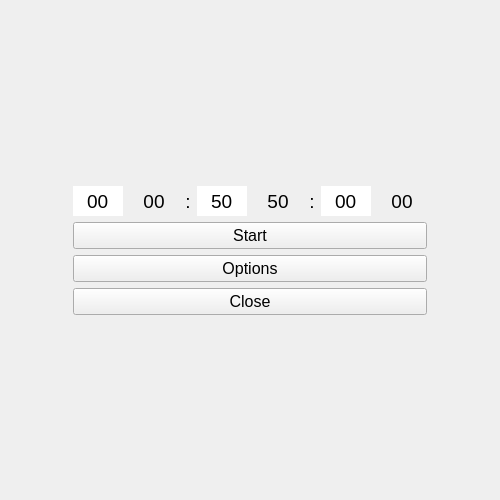
<?xml version="1.0" encoding="UTF-8"?>
<ui version="4.0">
 <class>Time_timer</class>
 <widget class="QWidget" name="Time_timer">
  <property name="geometry">
   <rect>
    <x>0</x>
    <y>0</y>
    <width>500</width>
    <height>500</height>
   </rect>
  </property>
  <property name="sizePolicy">
   <sizepolicy hsizetype="Fixed" vsizetype="Fixed">
    <horstretch>0</horstretch>
    <verstretch>0</verstretch>
   </sizepolicy>
  </property>
  <property name="minimumSize">
   <size>
    <width>300</width>
    <height>300</height>
   </size>
  </property>
  <property name="maximumSize">
   <size>
    <width>1000</width>
    <height>1000</height>
   </size>
  </property>
  <property name="mouseTracking">
   <bool>true</bool>
  </property>
  <property name="windowTitle">
   <string>Time Timer</string>
  </property>
  <layout class="QHBoxLayout" name="horizontalLayout_3" stretch="2,1,2">
   <item>
    <spacer name="horizontalSpacer">
     <property name="orientation">
      <enum>Qt::Horizontal</enum>
     </property>
     <property name="sizeHint" stdset="0">
      <size>
       <width>40</width>
       <height>20</height>
      </size>
     </property>
    </spacer>
   </item>
   <item>
    <layout class="QVBoxLayout" name="verticalLayout_2">
     <item>
      <spacer name="verticalSpacer">
       <property name="orientation">
        <enum>Qt::Vertical</enum>
       </property>
       <property name="sizeHint" stdset="0">
        <size>
         <width>20</width>
         <height>40</height>
        </size>
       </property>
      </spacer>
     </item>
     <item>
      <layout class="QHBoxLayout" name="horizontalLayout_2">
       <item>
        <spacer name="horizontalSpacer_9">
         <property name="orientation">
          <enum>Qt::Horizontal</enum>
         </property>
         <property name="sizeHint" stdset="0">
          <size>
           <width>40</width>
           <height>20</height>
          </size>
         </property>
        </spacer>
       </item>
       <item>
        <widget class="QLineEdit" name="line_edit_hour">
         <property name="sizePolicy">
          <sizepolicy hsizetype="Fixed" vsizetype="Fixed">
           <horstretch>50</horstretch>
           <verstretch>10</verstretch>
          </sizepolicy>
         </property>
         <property name="minimumSize">
          <size>
           <width>50</width>
           <height>30</height>
          </size>
         </property>
         <property name="maximumSize">
          <size>
           <width>50</width>
           <height>30</height>
          </size>
         </property>
         <property name="sizeIncrement">
          <size>
           <width>50</width>
           <height>10</height>
          </size>
         </property>
         <property name="font">
          <font>
           <family>Arial</family>
           <pointsize>14</pointsize>
           <weight>50</weight>
           <bold>false</bold>
          </font>
         </property>
         <property name="mouseTracking">
          <bool>true</bool>
         </property>
         <property name="text">
          <string>00</string>
         </property>
         <property name="frame">
          <bool>false</bool>
         </property>
         <property name="alignment">
          <set>Qt::AlignCenter</set>
         </property>
        </widget>
       </item>
       <item>
        <widget class="QLabel" name="label_hour">
         <property name="sizePolicy">
          <sizepolicy hsizetype="Fixed" vsizetype="Fixed">
           <horstretch>50</horstretch>
           <verstretch>10</verstretch>
          </sizepolicy>
         </property>
         <property name="minimumSize">
          <size>
           <width>50</width>
           <height>30</height>
          </size>
         </property>
         <property name="maximumSize">
          <size>
           <width>50</width>
           <height>30</height>
          </size>
         </property>
         <property name="sizeIncrement">
          <size>
           <width>50</width>
           <height>10</height>
          </size>
         </property>
         <property name="font">
          <font>
           <family>Arial</family>
           <pointsize>14</pointsize>
           <weight>50</weight>
           <bold>false</bold>
          </font>
         </property>
         <property name="mouseTracking">
          <bool>true</bool>
         </property>
         <property name="text">
          <string>00</string>
         </property>
         <property name="alignment">
          <set>Qt::AlignCenter</set>
         </property>
        </widget>
       </item>
       <item>
        <widget class="QLabel" name="label">
         <property name="font">
          <font>
           <family>Arial</family>
           <pointsize>14</pointsize>
          </font>
         </property>
         <property name="text">
          <string>:</string>
         </property>
         <property name="alignment">
          <set>Qt::AlignCenter</set>
         </property>
        </widget>
       </item>
       <item>
        <widget class="QLineEdit" name="line_edit_min">
         <property name="sizePolicy">
          <sizepolicy hsizetype="Fixed" vsizetype="Fixed">
           <horstretch>50</horstretch>
           <verstretch>10</verstretch>
          </sizepolicy>
         </property>
         <property name="minimumSize">
          <size>
           <width>50</width>
           <height>30</height>
          </size>
         </property>
         <property name="maximumSize">
          <size>
           <width>50</width>
           <height>30</height>
          </size>
         </property>
         <property name="sizeIncrement">
          <size>
           <width>50</width>
           <height>10</height>
          </size>
         </property>
         <property name="font">
          <font>
           <family>Arial</family>
           <pointsize>14</pointsize>
           <weight>50</weight>
           <bold>false</bold>
          </font>
         </property>
         <property name="mouseTracking">
          <bool>true</bool>
         </property>
         <property name="text">
          <string>50</string>
         </property>
         <property name="frame">
          <bool>false</bool>
         </property>
         <property name="alignment">
          <set>Qt::AlignCenter</set>
         </property>
         <property name="readOnly">
          <bool>false</bool>
         </property>
        </widget>
       </item>
       <item>
        <widget class="QLabel" name="label_min">
         <property name="sizePolicy">
          <sizepolicy hsizetype="Fixed" vsizetype="Fixed">
           <horstretch>50</horstretch>
           <verstretch>10</verstretch>
          </sizepolicy>
         </property>
         <property name="minimumSize">
          <size>
           <width>50</width>
           <height>30</height>
          </size>
         </property>
         <property name="maximumSize">
          <size>
           <width>50</width>
           <height>30</height>
          </size>
         </property>
         <property name="sizeIncrement">
          <size>
           <width>50</width>
           <height>10</height>
          </size>
         </property>
         <property name="font">
          <font>
           <family>Arial</family>
           <pointsize>14</pointsize>
           <weight>50</weight>
           <bold>false</bold>
          </font>
         </property>
         <property name="mouseTracking">
          <bool>true</bool>
         </property>
         <property name="layoutDirection">
          <enum>Qt::LeftToRight</enum>
         </property>
         <property name="text">
          <string>50</string>
         </property>
         <property name="alignment">
          <set>Qt::AlignCenter</set>
         </property>
        </widget>
       </item>
       <item>
        <widget class="QLabel" name="label_2">
         <property name="font">
          <font>
           <family>Arial</family>
           <pointsize>14</pointsize>
          </font>
         </property>
         <property name="text">
          <string>:</string>
         </property>
         <property name="alignment">
          <set>Qt::AlignCenter</set>
         </property>
        </widget>
       </item>
       <item>
        <widget class="QLineEdit" name="line_edit_sec">
         <property name="sizePolicy">
          <sizepolicy hsizetype="Fixed" vsizetype="Fixed">
           <horstretch>50</horstretch>
           <verstretch>10</verstretch>
          </sizepolicy>
         </property>
         <property name="minimumSize">
          <size>
           <width>50</width>
           <height>30</height>
          </size>
         </property>
         <property name="maximumSize">
          <size>
           <width>50</width>
           <height>30</height>
          </size>
         </property>
         <property name="sizeIncrement">
          <size>
           <width>50</width>
           <height>10</height>
          </size>
         </property>
         <property name="font">
          <font>
           <family>Arial</family>
           <pointsize>14</pointsize>
           <weight>50</weight>
           <bold>false</bold>
          </font>
         </property>
         <property name="mouseTracking">
          <bool>true</bool>
         </property>
         <property name="text">
          <string>00</string>
         </property>
         <property name="frame">
          <bool>false</bool>
         </property>
         <property name="alignment">
          <set>Qt::AlignCenter</set>
         </property>
        </widget>
       </item>
       <item>
        <widget class="QLabel" name="label_sec">
         <property name="sizePolicy">
          <sizepolicy hsizetype="Fixed" vsizetype="Fixed">
           <horstretch>50</horstretch>
           <verstretch>10</verstretch>
          </sizepolicy>
         </property>
         <property name="minimumSize">
          <size>
           <width>50</width>
           <height>30</height>
          </size>
         </property>
         <property name="maximumSize">
          <size>
           <width>50</width>
           <height>30</height>
          </size>
         </property>
         <property name="sizeIncrement">
          <size>
           <width>50</width>
           <height>10</height>
          </size>
         </property>
         <property name="font">
          <font>
           <family>Arial</family>
           <pointsize>14</pointsize>
           <weight>50</weight>
           <bold>false</bold>
          </font>
         </property>
         <property name="mouseTracking">
          <bool>true</bool>
         </property>
         <property name="text">
          <string>00</string>
         </property>
         <property name="alignment">
          <set>Qt::AlignCenter</set>
         </property>
        </widget>
       </item>
       <item>
        <spacer name="horizontalSpacer_10">
         <property name="orientation">
          <enum>Qt::Horizontal</enum>
         </property>
         <property name="sizeHint" stdset="0">
          <size>
           <width>40</width>
           <height>20</height>
          </size>
         </property>
        </spacer>
       </item>
      </layout>
     </item>
     <item>
      <widget class="QPushButton" name="btn_start_stop">
       <property name="sizePolicy">
        <sizepolicy hsizetype="Minimum" vsizetype="Fixed">
         <horstretch>0</horstretch>
         <verstretch>0</verstretch>
        </sizepolicy>
       </property>
       <property name="maximumSize">
        <size>
         <width>16777215</width>
         <height>16777215</height>
        </size>
       </property>
       <property name="font">
        <font>
         <family>Arial</family>
         <pointsize>12</pointsize>
        </font>
       </property>
       <property name="text">
        <string>Start</string>
       </property>
       <property name="default">
        <bool>false</bool>
       </property>
       <property name="flat">
        <bool>false</bool>
       </property>
      </widget>
     </item>
     <item>
      <widget class="QPushButton" name="btn_options">
       <property name="maximumSize">
        <size>
         <width>16777215</width>
         <height>16777215</height>
        </size>
       </property>
       <property name="font">
        <font>
         <family>Arial</family>
         <pointsize>12</pointsize>
        </font>
       </property>
       <property name="text">
        <string>Options</string>
       </property>
      </widget>
     </item>
     <item>
      <widget class="QPushButton" name="btn_close">
       <property name="maximumSize">
        <size>
         <width>16777215</width>
         <height>16777215</height>
        </size>
       </property>
       <property name="font">
        <font>
         <family>Arial</family>
         <pointsize>12</pointsize>
        </font>
       </property>
       <property name="text">
        <string>Close</string>
       </property>
       <property name="checkable">
        <bool>false</bool>
       </property>
       <property name="default">
        <bool>false</bool>
       </property>
       <property name="flat">
        <bool>false</bool>
       </property>
      </widget>
     </item>
     <item>
      <spacer name="verticalSpacer_2">
       <property name="orientation">
        <enum>Qt::Vertical</enum>
       </property>
       <property name="sizeHint" stdset="0">
        <size>
         <width>20</width>
         <height>40</height>
        </size>
       </property>
      </spacer>
     </item>
    </layout>
   </item>
   <item>
    <spacer name="horizontalSpacer_2">
     <property name="orientation">
      <enum>Qt::Horizontal</enum>
     </property>
     <property name="sizeHint" stdset="0">
      <size>
       <width>40</width>
       <height>20</height>
      </size>
     </property>
    </spacer>
   </item>
  </layout>
 </widget>
 <resources/>
 <connections/>
</ui>
